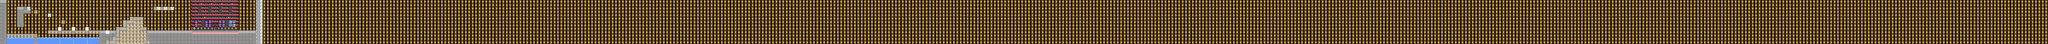

A level layout from a 2D game, rendered from its tile map. Below: a short description, then the map file with tile-grid data replaced by summaries:
An orthogonal 600x13 tile map with 16x16 px tiles, 5 tile layers (background, midground, foreground, collisionlayer, ...).

<map version="1.0" orientation="orthogonal" renderorder="right-down" width="600" height="13" tilewidth="16" tileheight="16" nextobjectid="9">
 <tileset firstgid="1" name="maptile1" tilewidth="16" tileheight="16" spacing="1" tilecount="434" columns="7">
  <image source="../tileset/maptile1.PNG" width="118" height="1053" />
  <tile id="0">
   <properties>
    <property name="clip" value="1" />
   </properties>
  </tile>
  <tile id="1">
   <properties>
    <property name="clip" value="1" />
   </properties>
  </tile>
  <tile id="3">
   <properties>
    <property name="clip" value="1" />
   </properties>
  </tile>
  <tile id="4">
   <properties>
    <property name="clip" value="1" />
   </properties>
  </tile>
  <tile id="5">
   <properties>
    <property name="clip" value="1" />
   </properties>
  </tile>
  <tile id="6">
   <properties>
    <property name="clip" value="1" />
   </properties>
  </tile>
  <tile id="7">
   <properties>
    <property name="clip" value="1" />
   </properties>
  </tile>
  <tile id="8">
   <properties>
    <property name="clip" value="1" />
   </properties>
  </tile>
  <tile id="10">
   <properties>
    <property name="clip" value="1" />
   </properties>
  </tile>
  <tile id="11">
   <properties>
    <property name="clip" value="0" />
   </properties>
  </tile>
  <tile id="12">
   <properties>
    <property name="clip" value="0" />
   </properties>
  </tile>
  <tile id="13">
   <properties>
    <property name="clip" value="1" />
   </properties>
  </tile>
  <tile id="26">
   <properties>
    <property name="clip" value="0" />
   </properties>
  </tile>
  <tile id="54">
   <properties>
    <property name="hook" value="debug_house" />
   </properties>
  </tile>
  <tile id="143">
   <properties>
    <property name="clip" value="0" />
   </properties>
  </tile>
  <tile id="144">
   <properties>
    <property name="clip" value="0" />
   </properties>
  </tile>
  <tile id="145">
   <properties>
    <property name="clip" value="0" />
   </properties>
  </tile>
  <tile id="146">
   <properties>
    <property name="clip" value="0" />
   </properties>
  </tile>
  <tile id="150">
   <properties>
    <property name="clip" value="0" />
   </properties>
  </tile>
  <tile id="151">
   <properties>
    <property name="clip" value="0" />
   </properties>
  </tile>
  <tile id="152">
   <properties>
    <property name="clip" value="0" />
   </properties>
  </tile>
  <tile id="157">
   <properties>
    <property name="clip" value="0" />
   </properties>
  </tile>
  <tile id="158">
   <properties>
    <property name="clip" value="0" />
   </properties>
  </tile>
  <tile id="159">
   <properties>
    <property name="clip" value="0" />
   </properties>
  </tile>
  <tile id="160">
   <properties>
    <property name="clip" value="0" />
   </properties>
  </tile>
  <tile id="162">
   <properties>
    <property name="clip" value="0" />
   </properties>
  </tile>
  <tile id="165">
   <properties>
    <property name="clip" value="0" />
   </properties>
  </tile>
  <tile id="177">
   <properties>
    <property name="clip" value="0" />
   </properties>
  </tile>
  <tile id="203">
   <properties>
    <property name="clip" value="1" />
   </properties>
  </tile>
  <tile id="204">
   <properties>
    <property name="clip" value="1" />
   </properties>
  </tile>
  <tile id="205">
   <properties>
    <property name="clip" value="1" />
   </properties>
  </tile>
  <tile id="206">
   <properties>
    <property name="clip" value="1" />
   </properties>
  </tile>
  <tile id="207">
   <properties>
    <property name="clip" value="1" />
   </properties>
  </tile>
  <tile id="208">
   <properties>
    <property name="clip" value="1" />
   </properties>
  </tile>
  <tile id="210">
   <properties>
    <property name="clip" value="1" />
   </properties>
  </tile>
  <tile id="211">
   <properties>
    <property name="clip" value="1" />
   </properties>
  </tile>
  <tile id="212">
   <properties>
    <property name="clip" value="1" />
   </properties>
  </tile>
  <tile id="213">
   <properties>
    <property name="clip" value="1" />
   </properties>
  </tile>
  <tile id="214">
   <properties>
    <property name="clip" value="1" />
   </properties>
  </tile>
  <tile id="215">
   <properties>
    <property name="clip" value="1" />
   </properties>
  </tile>
  <tile id="217">
   <properties>
    <property name="clip" value="0" />
   </properties>
  </tile>
  <tile id="218">
   <properties>
    <property name="clip" value="0" />
   </properties>
  </tile>
  <tile id="219">
   <properties>
    <property name="clip" value="0" />
   </properties>
  </tile>
  <tile id="222">
   <properties>
    <property name="clip" value="1" />
   </properties>
  </tile>
  <tile id="299">
   <properties>
    <property name="hook" value="spawn" />
   </properties>
  </tile>
  <tile id="347">
   <properties>
    <property name="clip" value="0" />
   </properties>
  </tile>
  <tile id="348">
   <properties>
    <property name="clip" value="0" />
   </properties>
  </tile>
  <tile id="362">
   <properties>
    <property name="clip" value="1" />
   </properties>
  </tile>
  <tile id="381">
   <properties>
    <property name="clip" value="0" />
   </properties>
  </tile>
  <tile id="382">
   <properties>
    <property name="clip" value="0" />
   </properties>
  </tile>
  <tile id="386">
   <properties>
    <property name="clip" value="0" />
   </properties>
  </tile>
  <tile id="387">
   <properties>
    <property name="clip" value="0" />
   </properties>
  </tile>
  <tile id="392">
   <properties>
    <property name="clip" value="0" />
   </properties>
  </tile>
  <tile id="393">
   <properties>
    <property name="clip" value="0" />
   </properties>
  </tile>
  <tile id="394">
   <properties>
    <property name="clip" value="0" />
   </properties>
  </tile>
  <tile id="399">
   <properties>
    <property name="clip" value="0" />
   </properties>
  </tile>
  <tile id="400">
   <properties>
    <property name="clip" value="0" />
   </properties>
  </tile>
  <tile id="401">
   <properties>
    <property name="clip" value="0" />
   </properties>
  </tile>
  <tile id="409">
   <properties>
    <property name="hook" value="spawn" />
   </properties>
  </tile>
  <tile id="410">
   <properties>
    <property name="hook" value="debug_house" />
   </properties>
  </tile>
  <tile id="412">
   <properties>
    <property name="clip" value="0" />
   </properties>
  </tile>
 </tileset>
 <layer name="background" width="600" height="13">
  <data>[7800 cells, 7800 non-empty, 1 distinct tile ids]</data>
 </layer>
 <layer name="midground" width="600" height="13">
  <properties>
   <property name="clip" value="0" />
  </properties>
  <data>[7800 cells, 498 non-empty, 56 distinct tile ids]</data>
 </layer>
 <layer name="foreground" width="600" height="13">
  <data>[7800 cells, 0 non-empty, 0 distinct tile ids]</data>
 </layer>
 <layer name="collisionlayer" width="600" height="13" opacity="0.46">
  <properties>
   <property name="clip" value="0" />
  </properties>
  <data>[7800 cells, 312 non-empty, 1 distinct tile ids]</data>
 </layer>
 <layer name="reflayer" width="600" height="13" opacity="0.72">
  <data>[7800 cells, 3 non-empty, 2 distinct tile ids]</data>
 </layer>
</map>
